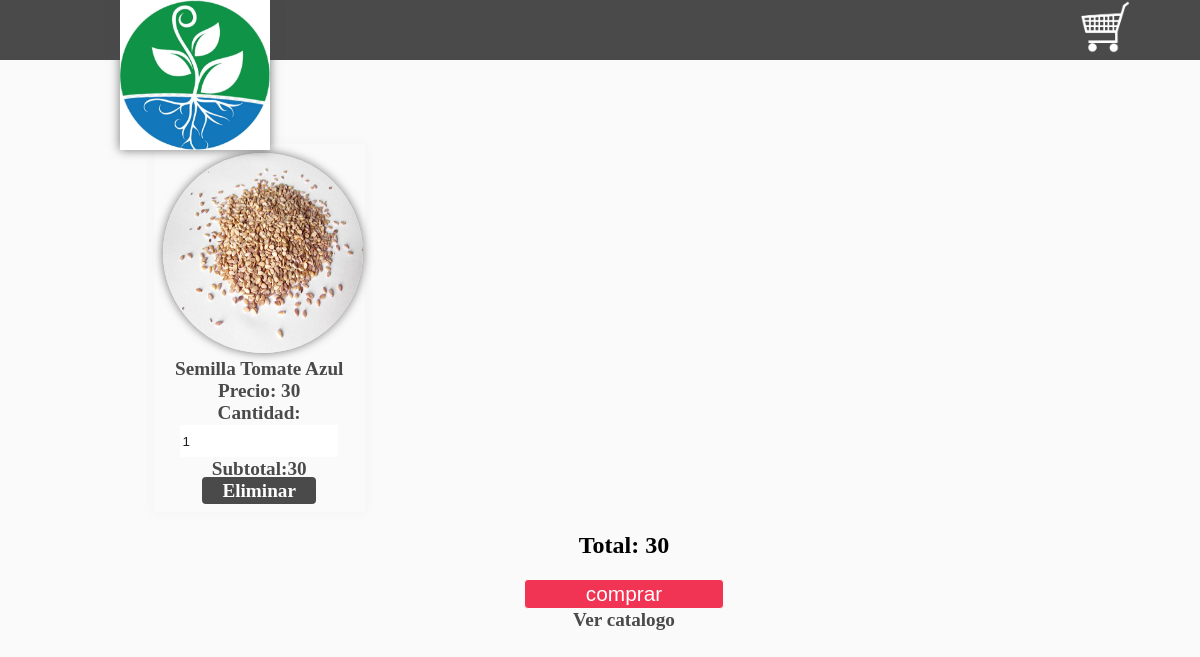
Page /admin/carritodecompras.php?id=3 on the committed database.
### tables this page shows
CREATE TABLE `productos` (
  `id` int(11) NOT NULL,
  `nombre` text NOT NULL,
  `descripcion` text NOT NULL,
  `imagen` text NOT NULL,
  `precio` double NOT NULL,
  `tipo` int(11) NOT NULL
);

### admin/carritodecompras.php (the view, shortened to what this page needs)
<?php
	$link=Conectarse();
	if(isset($_SESSION['carrito'])){
		if(isset($_GET['id'])){
					$arreglo=$_SESSION['carrito'];
					$encontro=false;
					$numero=0;
					for($i=0;$i<count($arreglo);$i++){
						if($arreglo[$i]['Id']==$_GET['id']){
							$encontro=true;
							$numero=$i;
						}
					}
					if($encontro==true){
						$arreglo[$numero]['Cantidad']=$arreglo[$numero]['Cantidad']+1;
						$_SESSION['carrito']=$arreglo;
					}else{
						$nombre="";
						$precio=0;
						$imagen="";
						$re=mysqli_query($link,"select * from productos where id=".$_GET['id']);
						while ($f=mysqli_fetch_array($re)) {
							$nombre=$f['nombre'];
							$precio=$f['precio'];
							$imagen=$f['imagen'];
						}
						$datosNuevos=array('Id'=>$_GET['id'],
										'Nombre'=>$nombre,
										'Precio'=>$precio,
										'Imagen'=>$imagen,
										'Cantidad'=>1);
						array_push($arreglo, $datosNuevos);
						$_SESSION['carrito']=$arreglo;
					}
		}
	}else{
		if(isset($_GET['id'])){
			$re=mysqli_query($link,"select * from productos where id=".$_GET['id']);
		}
	}
?>
<!DOCTYPE html>
<html lang="es">
<head>
	<link rel="stylesheet" type="text/css" href="./css/estilos.css">
</head>
<body>
	<header>
		<img src="./imagenes/hidrologo.jpg" id="logo">
		<a href="./carritodecompras.php" title="ver carrito de compras">
			<img src="./imagenes/carrito.png">
		</a>
	</header>
	<section>
		<?php
			$total=0;
			if(isset($_SESSION['carrito'])){
			$datos=$_SESSION['carrito'];
			$total=0;
			for($i=0;$i<count($datos);$i++){
	?>
				<div class="producto">
					<center>
						<img src="./productos/<?php echo $datos[$i]['Imagen'];?>"><br>
						<span ><?php echo $datos[$i]['Nombre'];?></span><br>
						<span>Precio: <?php echo $datos[$i]['Precio'];?></span><br>
						<span>Cantidad:
							<input type="text" value="<?php echo $datos[$i]['Cantidad'];?>"
							data-precio="<?php echo $datos[$i]['Precio'];?>"
							data-id="<?php echo $datos[$i]['Id'];?>"
							class="cantidad">
						</span><br>
						<span class="subtotal">Subtotal:<?php echo $datos[$i]['Cantidad']*$datos[$i]['Precio'];?></span><br>
						<a href="#" class="eliminar" data-id="<?php echo $datos[$i]['Id']?>">Eliminar</a>
					</center>
				</div>
			<?php
				$total=($datos[$i]['Cantidad']*$datos[$i]['Precio'])+$total;
			}
			}else{
				echo '<center><h2>No has añadido ningun producto</h2></center>';
			}
			echo '<center><h2 id="total">Total: '.$total.'</h2></center>';
			if($total!=0){
			?>
				<form action="https://www.paypal.com/cgi-bin/webscr" method="post" id="formulario">
					<center><input type="submit" value="comprar" class="aceptar" style="width:200px"></center>
			</form>
			<?php
			}
		?>
		<center><a href="./">Ver catalogo</a></center>
	</section>
</body>
</html>

### admin/css/estilos.css (style rules this page uses)
html { padding: 0px; margin: 0px; }
body { background-color: #fafafa; padding: 0px; margin: 0px; }
header { width: 100%; height: 60px; background-color: #4a4a4a; color:white; }
a { color: #4a4a4a; font-weight: bolder; font-size: 1.2rem; text-decoration: none; }
header a { width: 50px; left: 90%; display: inline-block; vertical-align: top; position: fixed; z-index: 2; background-color: #4a4a4a; }
header a img { width: 100%; }
section { width: 80%; min-height: 500px; padding: 2%; margin:0 auto; margin-left: 10%; margin-top: 50px; }
#logo { width: 150px; height: 150px; display: inline-block; vertical-align: top; position:absolute; z-index: 2; left: 10%; -webkit-box-shadow: 0px 0px 10px rgba(74, 74, 74, 0.75); -moz-box-shadow: 0px 0px 10px rgba(74, 74, 74, 0.75); box-shadow: 0px 0px 10px rgba(74, 74, 74, 0.75); }
.producto { width: 20%; height: auto; display: inline-block; vertical-align: top; margin-left: 1%; margin-top: 1%; color: #4a4a4a; font-weight: bolder; font-size: 1.2rem; padding: 1%; -webkit-box-shadow: 0px 0px 10px rgba(240, 240, 240, 0.75); -moz-box-shadow: 0px 0px 10px rgba(240, 240, 240, 0.75); box-shadow: 0px 0px 10px rgba(240, 240, 240, 0.75); -webkit-transition: all 1s ease-in-out; -moz-transition: all 1s ease-in-out; }
.producto img { width: 200px; height: 200px; margin:0 auto; border-radius: 50%; -webkit-box-shadow: 0px 0px 10px rgba(74, 74, 74, 0.75); -moz-box-shadow: 0px 0px 10px rgba(74, 74, 74, 0.75); box-shadow: 0px 0px 10px rgba(74, 74, 74, 0.75); -webkit-transition: all 1s ease-in-out; -moz-transition: all 1s ease-in-out; }
.producto a { background-color: #4a4a4a; padding: 3px; color: white; width: 50%; padding-left: 20px; padding-right: 20px; border-radius: 4px; }
.aceptar { background-color: #f13453; color:white; padding-left: 20px; padding-right: 20px; border-radius: 4px; font-size: 1.3rem; }
#formulario { width: 50%; height: auto; margin:0 auto; }
input { width: 80%; height: 30px; border:1px solid #fafafa; color:#1e1e1e; }

### rows in the picture
productos: imagen (picture), nombre "Semilla Tomate Azul", precio "30", value "1", $datos[$i]['Cantidad']*$datos[$i]['Precio'] "30"

### other values in the picture
$total "30"
